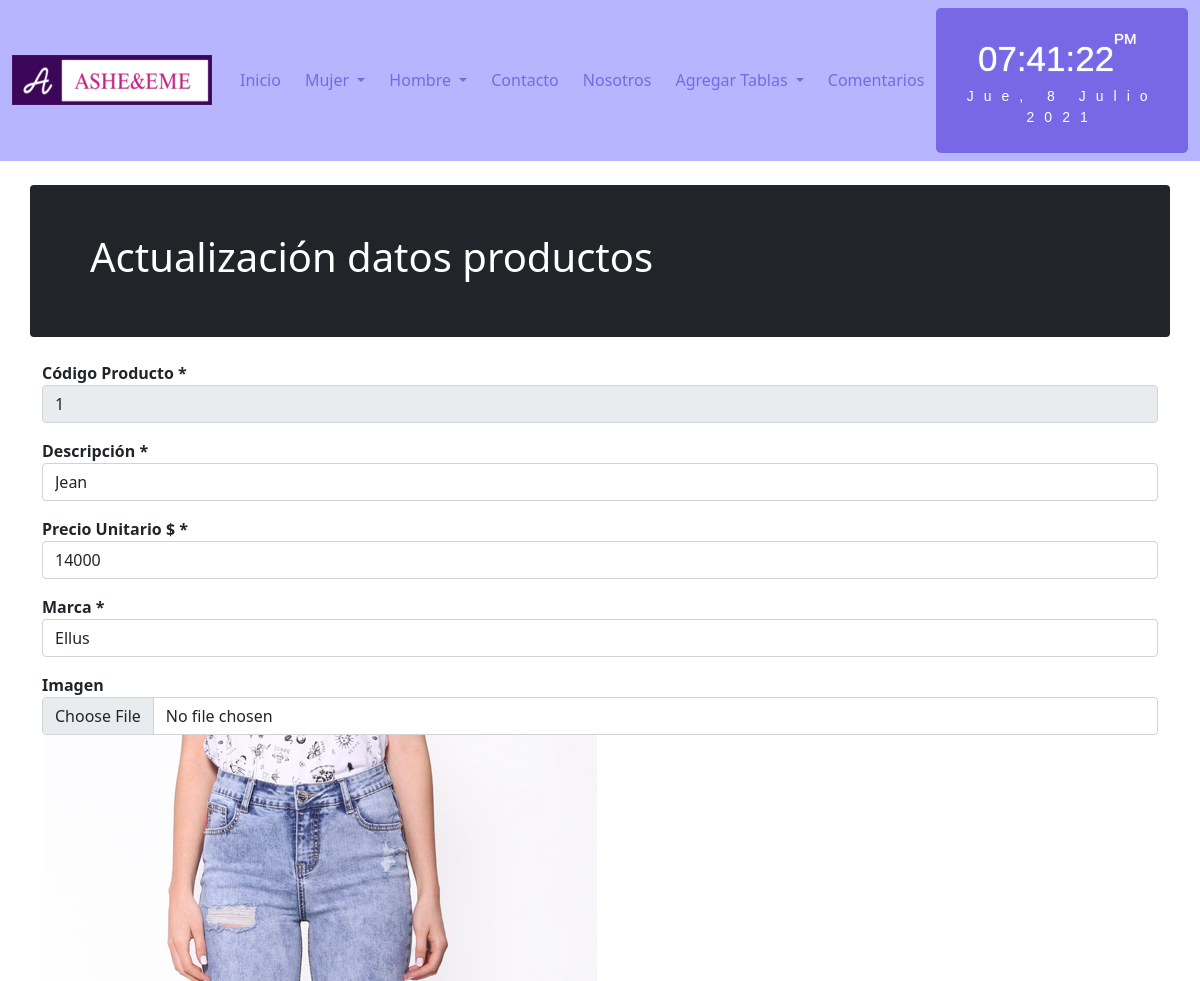
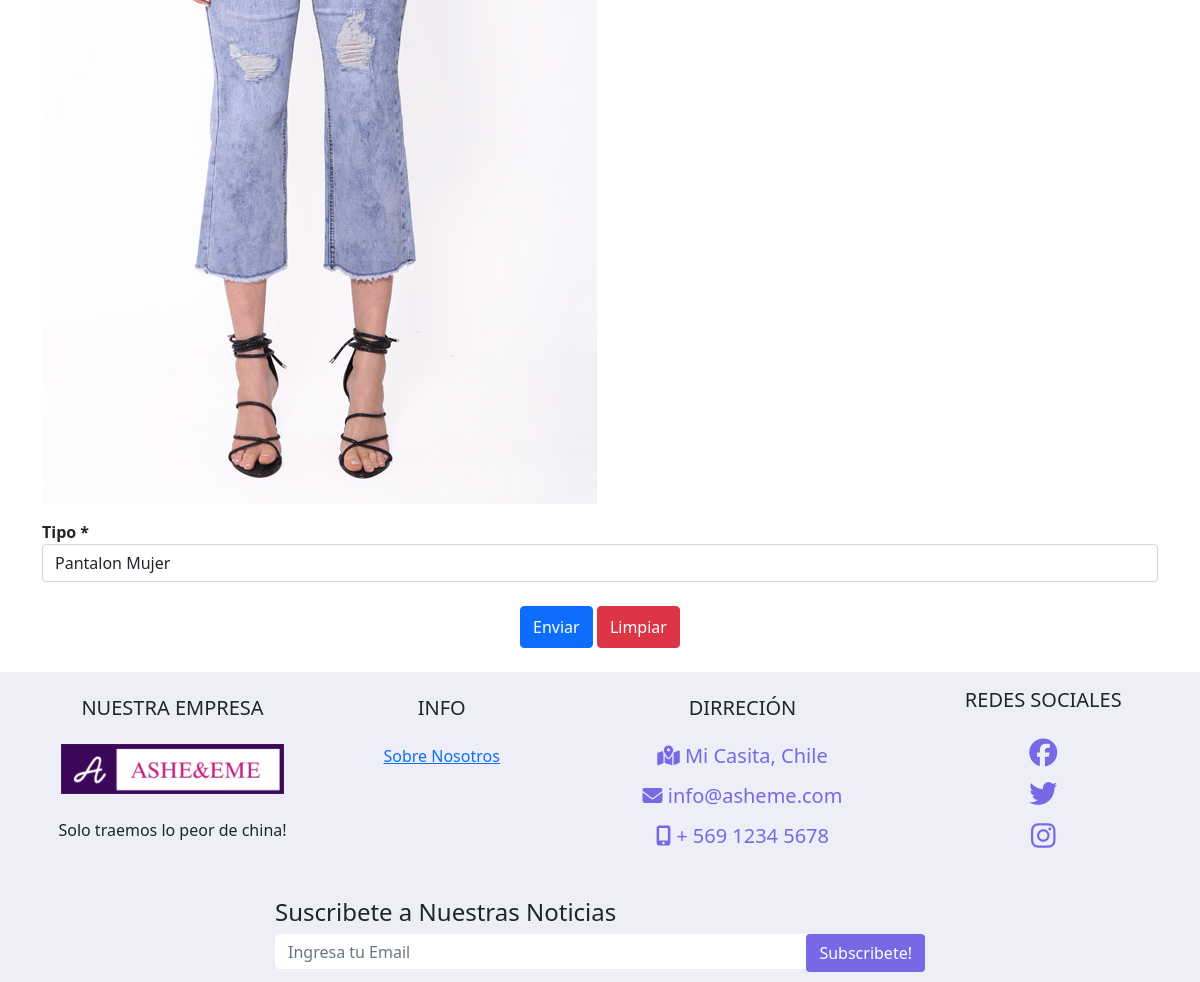
Screenshot of /product-update/1 with the database file from the repository (2 pictures, top to bottom).
### asheeme/models.py (models this page shows, shortened)
class Producto(models.Model):
    idProducto = models.CharField(primary_key=True, max_length=10,verbose_name='Código')
    descripcion = models.CharField(max_length=100,verbose_name='Descripción')
    precio = models.IntegerField(verbose_name='Precio Unitario')
    marca = models.CharField(max_length=100,verbose_name='Marca')
    imagen = models.ImageField(verbose_name='Imagen',upload_to='productos',null=True,blank=True)
    tipo = models.ForeignKey(Tipo, on_delete=models.CASCADE)
    class Meta:
            verbose_name = 'producto'
            verbose_name_plural = 'productos'
            ordering = ["descripcion"]

### asheeme/views.py (the view, shortened to what this page needs)
# urls.py: path('product-update/<idProducto>', product_update, name='product-update'),
def product_update(request, idProducto):
    producto = Producto.objects.get(idProducto = idProducto)
    form = ProductoForm(instance = producto)
    return render(request,'asheeme/product-update.html',{'form':form})

### asheeme/forms.py
class ProductoForm(forms.ModelForm):
    class Meta:
        model = Producto
        fields = [
            'idProducto',
            'descripcion',
            'precio',
            'marca',
            'imagen',
            'tipo'
        ]
        labels = {
            'idProducto':'Código Producto',
            'descripcion':'Descripción',
            'precio':'Precio Unitario $',
            'marca':'Stock',
            'imagen':"Imagen",
            'tipo':'Tipo'
        }
        widgets = {
            'idProducto':forms.TextInput(attrs={'class':'form-control'}),
            'descripcion':forms.TextInput(attrs={'class':'form-control','type':'text'}),
            'precio':forms.TextInput(attrs={'class':'form-control','type':'number'}),
            'marca':forms.TextInput(attrs={'class':'form-control','type':'text'}),
            'imagen':forms.FileInput(attrs={'class':'form-control'}),
            'tipo':forms.Select(attrs={'class':'form-control'})
        }

### asheeme/models.py (called while the page is built)
    def __str__(self):
        return self.nombreTipo

### asheeme/templates/asheeme/product-update.html (shortened to what this page needs)
{% extends 'asheeme/base.html' %}
{% load static %}
{% block content %}
<div class="container">
    <div class="row bg-dark text-white rounded p-5 mt-4 mb-4">
        <h1>Actualización datos productos</h1>
    </div>
    <div class="row">
        <form action="" method="POST" id="formulario" enctype="multipart/form-data">
            <div class="form-group mb-3">
                <label class="fw-bold">Código Producto *</label>
                <div class="input-group">
                    {{form.idProducto}}
                </div>
            </div>
            <div class="form-group mb-3">
                <label class="fw-bold">Descripción *</label>
                <div class="input-group " >
                    {{form.descripcion}}
                </div>
            </div>
            <div class="form-group mb-3">
                <label class="fw-bold">Precio Unitario $ *</label>
                <div class="input-group">
                    {{form.precio}}
                </div>
            </div>
            <div class="form-group mb-3">
                <label class="fw-bold">Marca *</label>
                <div class="input-group">
                    {{form.marca}}
                </div>
            </div>
            <div class="form-group mb-3">
                <label class="fw-bold">Imagen</label>
                {{form.imagen}}
                {% if form.instance.imagen %}
                    <img class="img-producto-update" src="{{form.instance.imagen.url}}" alt="">
                {% endif %}
            </div>
            <div class="form-group mb-3">
                <label class="fw-bold">Tipo *</label>
                <div class="input-group">
                    {{form.tipo}}
                </div>
            </div>
            <div class="text-center mt-4">
                <input type="submit" class="btn btn-primary btn-block py-2" id="enviar" value="Enviar">
                <input type="reset" class="btn btn-danger btn-block py-2" id="limpiar" value="Limpiar">
            </div>
        </form>
    </div>
</div>
{% endblock %}

### asheeme/static/asheeme/css/style.css (style rules this page uses)
* { box-sizing: border-box; }

### rows the page displays
Producto: idProducto "1", descripcion "Jean", precio "14000", marca "Ellus", instance.imagen (picture), tipo "Pantalon Mujer"
